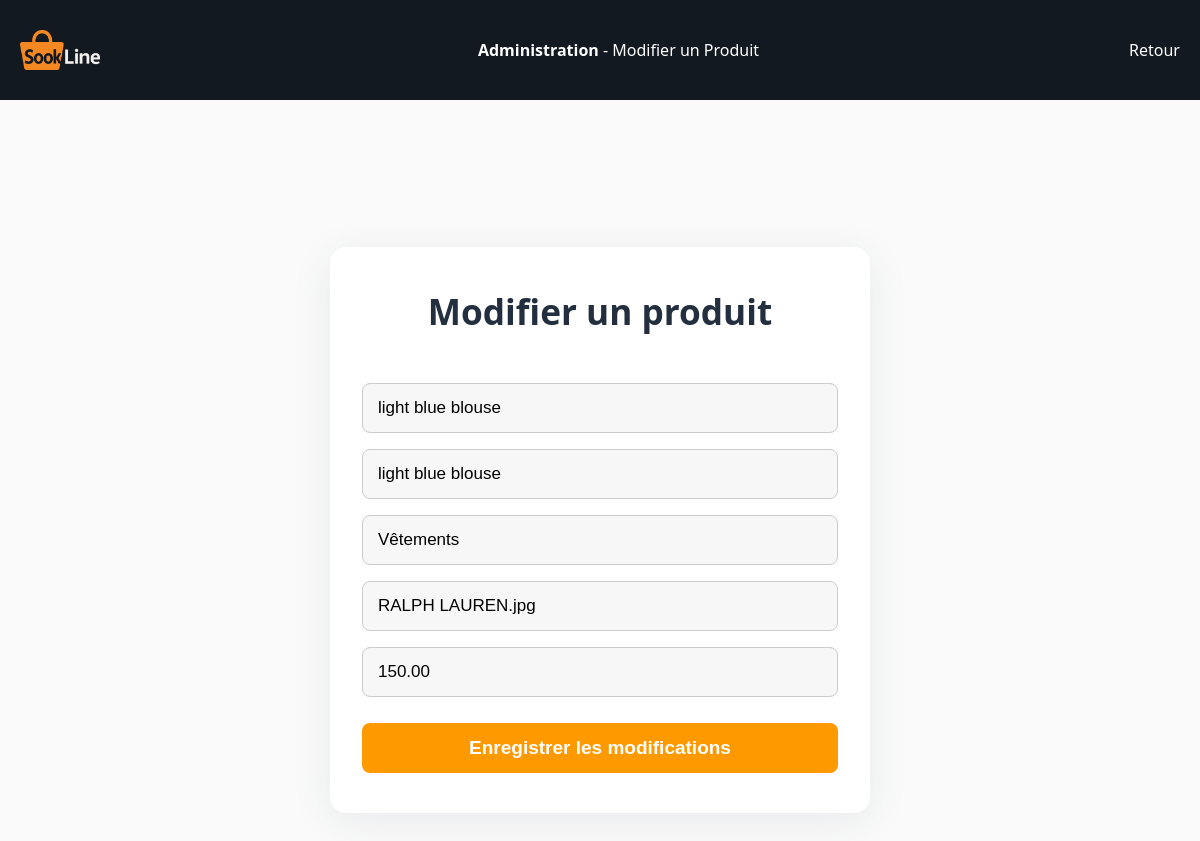
Page /edit_product.php?id=2 on the committed database.
### tables this page shows
CREATE TABLE IF NOT EXISTS `produits` (
  `id` int NOT NULL AUTO_INCREMENT,
  `nom` varchar(255) NOT NULL,
  `description` text,
  `categorie` varchar(100) DEFAULT NULL,
  `img` varchar(255) DEFAULT NULL,
  `prix` decimal(10,2) NOT NULL,
  PRIMARY KEY (`id`)
);

### edit_product.php (the view, shortened to what this page needs)
<?php
require_once 'db.php';
$id = $_GET['id'] ?? null;
if ($id) {
    $stmt = $conn->prepare("SELECT * FROM produits WHERE id = ?");
    $stmt->bind_param("i", $id);
    $stmt->execute();
    $product = $stmt->get_result()->fetch_assoc();
} else {
    header('Location: produits.php');
    exit();
}
?>
<!DOCTYPE html>
<html lang="fr">
<head>
  <link rel="stylesheet" href="style.css">
</head>
<body>
    <div class="top-bar">
        <img src="logo.png" alt="Logo" class="logo-img">
        <div><strong>Administration</strong> - Modifier un Produit</div>
        <div><a href="produits.php" style="color:white; text-decoration:none;">Retour</a></div>
    </div>
    <div class="content-container">
        <div class="dashboard-card">
            <h1>Modifier un produit</h1>
            <form method="post">
                <input type="text" name="nom" value="<?= htmlspecialchars($product['nom']) ?>" placeholder="Nom du produit" required>
                <input type="text" name="desc" value="<?= htmlspecialchars($product['description']) ?>" placeholder="Description" required>
                <input type="text" name="categorie" value="<?= htmlspecialchars($product['categorie']) ?>" placeholder="Catégorie" required>
                <input type="text" name="img" value="<?= htmlspecialchars($product['img']) ?>" placeholder="Lien de l'image" required>
                <input type="number" name="prix" value="<?= htmlspecialchars($product['prix']) ?>" placeholder="Prix (DH)" min="1" required>
                <input type="submit" value="Enregistrer les modifications">
            </form>
        </div>
    </div>
</body>
</html>

### style.css (style rules this page uses)
* { margin: 0; padding: 0; box-sizing: border-box; }
body { font-family: Arial, sans-serif; transition: background-color 0.3s ease; }
.top-bar { background-color: #131921; color: white; display: flex; align-items: center; justify-content: space-between; padding: 10px 20px; }
.logo-img { width: 90px; height: 40px; object-fit: contain; }
.logo-img { width: 80px; height: 80px; margin-right: 8px; }

### edit_product.php (style rules this page uses)
body { background: #fafafa; margin: 0; font-family: 'Segoe UI', Tahoma, Geneva, Verdana, sans-serif; }
.content-container { display: flex; justify-content: center; align-items: center; min-height: 100vh; padding-top: 60px; }
.dashboard-card { background: #fff; border-radius: 16px; box-shadow: 0 8px 40px rgba(44,62,80,0.09); padding: 40px 32px; width: 100%; max-width: 540px; margin: 40px auto; display: flex; flex-direction: column; gap: 24px; }
.dashboard-card h1 { text-align: center; color: #232f3e; font-size: 2.2rem; margin-bottom: 24px; font-weight: 700; }
form { display: flex; flex-direction: column; gap: 16px; }
input[type="text"], input[type="number"] { padding: 14px 15px; font-size: 17px; border: 1px solid #ccc; border-radius: 8px; transition: border 0.3s; background: #f7f7f7; }
input[type="submit"] { background: #ff9900; color: white; border: none; padding: 14px 0; font-size: 19px; border-radius: 8px; cursor: pointer; font-weight: 600; margin-top: 10px; transition: background 0.2s; }

### rows in the picture
produits: nom "light blue blouse", desc "light blue blouse", categorie "Vêtements", img "RALPH LAUREN.jpg", prix "150.00"
